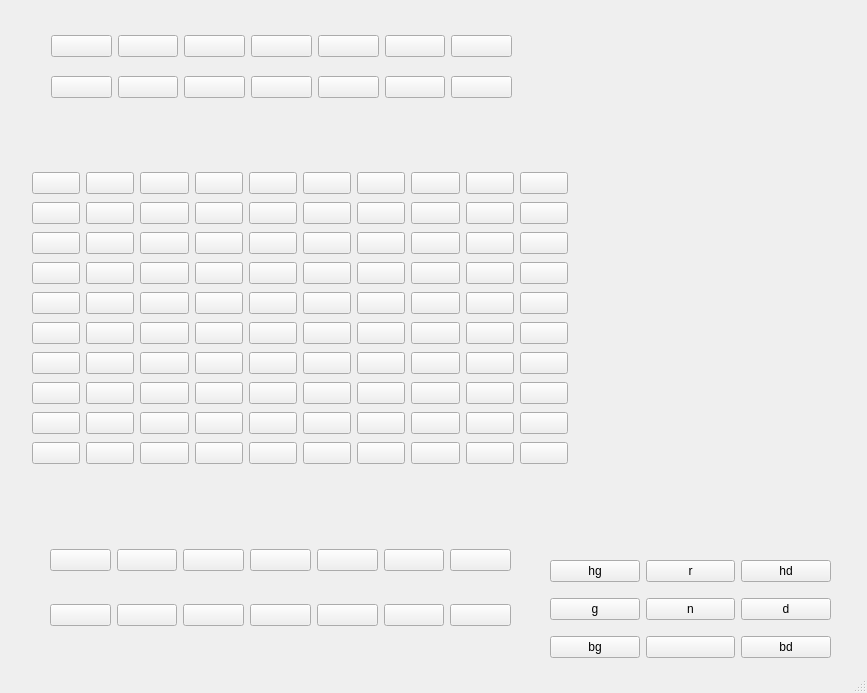
<?xml version="1.0" encoding="UTF-8"?>
<ui version="4.0">
 <class>MainWindow</class>
 <widget class="QMainWindow" name="MainWindow">
  <property name="geometry">
   <rect>
    <x>0</x>
    <y>0</y>
    <width>867</width>
    <height>693</height>
   </rect>
  </property>
  <property name="windowTitle">
   <string>MainWindow</string>
  </property>
  <widget class="QWidget" name="centralwidget">
   <widget class="QWidget" name="layoutWidget">
    <property name="geometry">
     <rect>
      <x>51</x>
      <y>22</y>
      <width>461</width>
      <height>91</height>
     </rect>
    </property>
    <layout class="QGridLayout" name="gridLayout_Pioche">
     <item row="0" column="0">
      <widget class="QPushButton" name="pushButton_17">
       <property name="text">
        <string/>
       </property>
      </widget>
     </item>
     <item row="0" column="1">
      <widget class="QPushButton" name="pushButton_28">
       <property name="text">
        <string/>
       </property>
      </widget>
     </item>
     <item row="0" column="2">
      <widget class="QPushButton" name="pushButton_16">
       <property name="text">
        <string/>
       </property>
      </widget>
     </item>
     <item row="0" column="3">
      <widget class="QPushButton" name="pushButton_27">
       <property name="text">
        <string/>
       </property>
      </widget>
     </item>
     <item row="0" column="4">
      <widget class="QPushButton" name="pushButton_26">
       <property name="text">
        <string/>
       </property>
      </widget>
     </item>
     <item row="0" column="5">
      <widget class="QPushButton" name="pushButton_22">
       <property name="text">
        <string/>
       </property>
      </widget>
     </item>
     <item row="0" column="6">
      <widget class="QPushButton" name="pushButton_20">
       <property name="text">
        <string/>
       </property>
      </widget>
     </item>
     <item row="1" column="0">
      <widget class="QPushButton" name="pushButton_15">
       <property name="text">
        <string/>
       </property>
      </widget>
     </item>
     <item row="1" column="1">
      <widget class="QPushButton" name="pushButton_21">
       <property name="text">
        <string/>
       </property>
      </widget>
     </item>
     <item row="1" column="2">
      <widget class="QPushButton" name="pushButton_19">
       <property name="text">
        <string/>
       </property>
      </widget>
     </item>
     <item row="1" column="3">
      <widget class="QPushButton" name="pushButton_24">
       <property name="text">
        <string/>
       </property>
      </widget>
     </item>
     <item row="1" column="4">
      <widget class="QPushButton" name="pushButton_23">
       <property name="text">
        <string/>
       </property>
      </widget>
     </item>
     <item row="1" column="5">
      <widget class="QPushButton" name="pushButton_25">
       <property name="text">
        <string/>
       </property>
      </widget>
     </item>
     <item row="1" column="6">
      <widget class="QPushButton" name="pushButton_18">
       <property name="text">
        <string/>
       </property>
      </widget>
     </item>
    </layout>
   </widget>
   <widget class="QWidget" name="layoutWidget">
    <property name="geometry">
     <rect>
      <x>50</x>
      <y>535</y>
      <width>461</width>
      <height>51</height>
     </rect>
    </property>
    <layout class="QGridLayout" name="gridLayout_J2">
     <item row="0" column="0">
      <widget class="QPushButton" name="pushButton">
       <property name="text">
        <string/>
       </property>
      </widget>
     </item>
     <item row="0" column="1">
      <widget class="QPushButton" name="pushButton_2">
       <property name="text">
        <string/>
       </property>
      </widget>
     </item>
     <item row="0" column="2">
      <widget class="QPushButton" name="pushButton_3">
       <property name="text">
        <string/>
       </property>
      </widget>
     </item>
     <item row="0" column="3">
      <widget class="QPushButton" name="pushButton_4">
       <property name="text">
        <string/>
       </property>
      </widget>
     </item>
     <item row="0" column="4">
      <widget class="QPushButton" name="pushButton_14">
       <property name="text">
        <string/>
       </property>
      </widget>
     </item>
     <item row="0" column="5">
      <widget class="QPushButton" name="pushButton_9">
       <property name="text">
        <string/>
       </property>
      </widget>
     </item>
     <item row="0" column="6">
      <widget class="QPushButton" name="pushButton_13">
       <property name="text">
        <string/>
       </property>
      </widget>
     </item>
    </layout>
   </widget>
   <widget class="QWidget" name="layoutWidget">
    <property name="geometry">
     <rect>
      <x>50</x>
      <y>590</y>
      <width>461</width>
      <height>51</height>
     </rect>
    </property>
    <layout class="QGridLayout" name="gridLayout_J1">
     <item row="0" column="0">
      <widget class="QPushButton" name="pushButton_6">
       <property name="text">
        <string/>
       </property>
      </widget>
     </item>
     <item row="0" column="1">
      <widget class="QPushButton" name="pushButton_8">
       <property name="text">
        <string/>
       </property>
      </widget>
     </item>
     <item row="0" column="2">
      <widget class="QPushButton" name="pushButton_5">
       <property name="text">
        <string/>
       </property>
      </widget>
     </item>
     <item row="0" column="3">
      <widget class="QPushButton" name="pushButton_7">
       <property name="text">
        <string/>
       </property>
      </widget>
     </item>
     <item row="0" column="4">
      <widget class="QPushButton" name="pushButton_11">
       <property name="text">
        <string/>
       </property>
      </widget>
     </item>
     <item row="0" column="5">
      <widget class="QPushButton" name="pushButton_10">
       <property name="text">
        <string/>
       </property>
      </widget>
     </item>
     <item row="0" column="6">
      <widget class="QPushButton" name="pushButton_12">
       <property name="text">
        <string/>
       </property>
      </widget>
     </item>
    </layout>
   </widget>
   <widget class="QWidget" name="layoutWidget">
    <property name="geometry">
     <rect>
      <x>32</x>
      <y>170</y>
      <width>536</width>
      <height>306</height>
     </rect>
    </property>
    <layout class="QGridLayout" name="gridLayout_Plateau">
     <item row="0" column="0">
      <widget class="QPushButton" name="pushButton_29">
       <property name="text">
        <string/>
       </property>
      </widget>
     </item>
     <item row="0" column="1">
      <widget class="QPushButton" name="pushButton_30">
       <property name="text">
        <string/>
       </property>
      </widget>
     </item>
     <item row="0" column="2">
      <widget class="QPushButton" name="pushButton_31">
       <property name="text">
        <string/>
       </property>
      </widget>
     </item>
     <item row="0" column="3">
      <widget class="QPushButton" name="pushButton_32">
       <property name="text">
        <string/>
       </property>
      </widget>
     </item>
     <item row="0" column="4">
      <widget class="QPushButton" name="pushButton_33">
       <property name="text">
        <string/>
       </property>
      </widget>
     </item>
     <item row="0" column="5">
      <widget class="QPushButton" name="pushButton_49">
       <property name="text">
        <string/>
       </property>
      </widget>
     </item>
     <item row="0" column="6">
      <widget class="QPushButton" name="pushButton_55">
       <property name="text">
        <string/>
       </property>
      </widget>
     </item>
     <item row="0" column="7">
      <widget class="QPushButton" name="pushButton_93">
       <property name="text">
        <string/>
       </property>
      </widget>
     </item>
     <item row="0" column="8">
      <widget class="QPushButton" name="pushButton_88">
       <property name="text">
        <string/>
       </property>
      </widget>
     </item>
     <item row="0" column="9">
      <widget class="QPushButton" name="pushButton_94">
       <property name="text">
        <string/>
       </property>
      </widget>
     </item>
     <item row="1" column="0">
      <widget class="QPushButton" name="pushButton_36">
       <property name="text">
        <string/>
       </property>
      </widget>
     </item>
     <item row="1" column="1">
      <widget class="QPushButton" name="pushButton_35">
       <property name="text">
        <string/>
       </property>
      </widget>
     </item>
     <item row="1" column="2">
      <widget class="QPushButton" name="pushButton_37">
       <property name="text">
        <string/>
       </property>
      </widget>
     </item>
     <item row="1" column="3">
      <widget class="QPushButton" name="pushButton_34">
       <property name="text">
        <string/>
       </property>
      </widget>
     </item>
     <item row="1" column="4">
      <widget class="QPushButton" name="pushButton_38">
       <property name="text">
        <string/>
       </property>
      </widget>
     </item>
     <item row="1" column="5">
      <widget class="QPushButton" name="pushButton_52">
       <property name="text">
        <string/>
       </property>
      </widget>
     </item>
     <item row="1" column="6">
      <widget class="QPushButton" name="pushButton_56">
       <property name="text">
        <string/>
       </property>
      </widget>
     </item>
     <item row="1" column="7">
      <widget class="QPushButton" name="pushButton_98">
       <property name="text">
        <string/>
       </property>
      </widget>
     </item>
     <item row="1" column="8">
      <widget class="QPushButton" name="pushButton_95">
       <property name="text">
        <string/>
       </property>
      </widget>
     </item>
     <item row="1" column="9">
      <widget class="QPushButton" name="pushButton_92">
       <property name="text">
        <string/>
       </property>
      </widget>
     </item>
     <item row="2" column="0">
      <widget class="QPushButton" name="pushButton_44">
       <property name="text">
        <string/>
       </property>
      </widget>
     </item>
     <item row="2" column="1">
      <widget class="QPushButton" name="pushButton_43">
       <property name="text">
        <string/>
       </property>
      </widget>
     </item>
     <item row="2" column="2">
      <widget class="QPushButton" name="pushButton_46">
       <property name="text">
        <string/>
       </property>
      </widget>
     </item>
     <item row="2" column="3">
      <widget class="QPushButton" name="pushButton_39">
       <property name="text">
        <string/>
       </property>
      </widget>
     </item>
     <item row="2" column="4">
      <widget class="QPushButton" name="pushButton_47">
       <property name="text">
        <string/>
       </property>
      </widget>
     </item>
     <item row="2" column="5">
      <widget class="QPushButton" name="pushButton_51">
       <property name="text">
        <string/>
       </property>
      </widget>
     </item>
     <item row="2" column="6">
      <widget class="QPushButton" name="pushButton_54">
       <property name="text">
        <string/>
       </property>
      </widget>
     </item>
     <item row="2" column="7">
      <widget class="QPushButton" name="pushButton_90">
       <property name="text">
        <string/>
       </property>
      </widget>
     </item>
     <item row="2" column="8">
      <widget class="QPushButton" name="pushButton_96">
       <property name="text">
        <string/>
       </property>
      </widget>
     </item>
     <item row="2" column="9">
      <widget class="QPushButton" name="pushButton_81">
       <property name="text">
        <string/>
       </property>
      </widget>
     </item>
     <item row="3" column="0">
      <widget class="QPushButton" name="pushButton_48">
       <property name="text">
        <string/>
       </property>
      </widget>
     </item>
     <item row="3" column="1">
      <widget class="QPushButton" name="pushButton_42">
       <property name="text">
        <string/>
       </property>
      </widget>
     </item>
     <item row="3" column="2">
      <widget class="QPushButton" name="pushButton_40">
       <property name="text">
        <string/>
       </property>
      </widget>
     </item>
     <item row="3" column="3">
      <widget class="QPushButton" name="pushButton_45">
       <property name="text">
        <string/>
       </property>
      </widget>
     </item>
     <item row="3" column="4">
      <widget class="QPushButton" name="pushButton_41">
       <property name="text">
        <string/>
       </property>
      </widget>
     </item>
     <item row="3" column="5">
      <widget class="QPushButton" name="pushButton_50">
       <property name="text">
        <string/>
       </property>
      </widget>
     </item>
     <item row="3" column="6">
      <widget class="QPushButton" name="pushButton_53">
       <property name="text">
        <string/>
       </property>
      </widget>
     </item>
     <item row="3" column="7">
      <widget class="QPushButton" name="pushButton_97">
       <property name="text">
        <string/>
       </property>
      </widget>
     </item>
     <item row="3" column="8">
      <widget class="QPushButton" name="pushButton_85">
       <property name="text">
        <string/>
       </property>
      </widget>
     </item>
     <item row="3" column="9">
      <widget class="QPushButton" name="pushButton_79">
       <property name="text">
        <string/>
       </property>
      </widget>
     </item>
     <item row="4" column="0">
      <widget class="QPushButton" name="pushButton_65">
       <property name="text">
        <string/>
       </property>
      </widget>
     </item>
     <item row="4" column="1">
      <widget class="QPushButton" name="pushButton_72">
       <property name="text">
        <string/>
       </property>
      </widget>
     </item>
     <item row="4" column="2">
      <widget class="QPushButton" name="pushButton_59">
       <property name="text">
        <string/>
       </property>
      </widget>
     </item>
     <item row="4" column="3">
      <widget class="QPushButton" name="pushButton_62">
       <property name="text">
        <string/>
       </property>
      </widget>
     </item>
     <item row="4" column="4">
      <widget class="QPushButton" name="pushButton_77">
       <property name="text">
        <string/>
       </property>
      </widget>
     </item>
     <item row="4" column="5">
      <widget class="QPushButton" name="pushButton_74">
       <property name="text">
        <string/>
       </property>
      </widget>
     </item>
     <item row="4" column="6">
      <widget class="QPushButton" name="pushButton_73">
       <property name="text">
        <string/>
       </property>
      </widget>
     </item>
     <item row="4" column="7">
      <widget class="QPushButton" name="pushButton_83">
       <property name="text">
        <string/>
       </property>
      </widget>
     </item>
     <item row="4" column="8">
      <widget class="QPushButton" name="pushButton_78">
       <property name="text">
        <string/>
       </property>
      </widget>
     </item>
     <item row="4" column="9">
      <widget class="QPushButton" name="pushButton_84">
       <property name="text">
        <string/>
       </property>
      </widget>
     </item>
     <item row="5" column="0">
      <widget class="QPushButton" name="pushButton_71">
       <property name="text">
        <string/>
       </property>
      </widget>
     </item>
     <item row="5" column="1">
      <widget class="QPushButton" name="pushButton_69">
       <property name="text">
        <string/>
       </property>
      </widget>
     </item>
     <item row="5" column="2">
      <widget class="QPushButton" name="pushButton_67">
       <property name="text">
        <string/>
       </property>
      </widget>
     </item>
     <item row="5" column="3">
      <widget class="QPushButton" name="pushButton_60">
       <property name="text">
        <string/>
       </property>
      </widget>
     </item>
     <item row="5" column="4">
      <widget class="QPushButton" name="pushButton_70">
       <property name="text">
        <string/>
       </property>
      </widget>
     </item>
     <item row="5" column="5">
      <widget class="QPushButton" name="pushButton_75">
       <property name="text">
        <string/>
       </property>
      </widget>
     </item>
     <item row="5" column="6">
      <widget class="QPushButton" name="pushButton_58">
       <property name="text">
        <string/>
       </property>
      </widget>
     </item>
     <item row="5" column="7">
      <widget class="QPushButton" name="pushButton_89">
       <property name="text">
        <string/>
       </property>
      </widget>
     </item>
     <item row="5" column="8">
      <widget class="QPushButton" name="pushButton_80">
       <property name="text">
        <string/>
       </property>
      </widget>
     </item>
     <item row="5" column="9">
      <widget class="QPushButton" name="pushButton_87">
       <property name="text">
        <string/>
       </property>
      </widget>
     </item>
     <item row="6" column="0">
      <widget class="QPushButton" name="pushButton_63">
       <property name="text">
        <string/>
       </property>
      </widget>
     </item>
     <item row="6" column="1">
      <widget class="QPushButton" name="pushButton_64">
       <property name="text">
        <string/>
       </property>
      </widget>
     </item>
     <item row="6" column="2">
      <widget class="QPushButton" name="pushButton_68">
       <property name="text">
        <string/>
       </property>
      </widget>
     </item>
     <item row="6" column="3">
      <widget class="QPushButton" name="pushButton_61">
       <property name="text">
        <string/>
       </property>
      </widget>
     </item>
     <item row="6" column="4">
      <widget class="QPushButton" name="pushButton_76">
       <property name="text">
        <string/>
       </property>
      </widget>
     </item>
     <item row="6" column="5">
      <widget class="QPushButton" name="pushButton_66">
       <property name="text">
        <string/>
       </property>
      </widget>
     </item>
     <item row="6" column="6">
      <widget class="QPushButton" name="pushButton_57">
       <property name="text">
        <string/>
       </property>
      </widget>
     </item>
     <item row="6" column="7">
      <widget class="QPushButton" name="pushButton_82">
       <property name="text">
        <string/>
       </property>
      </widget>
     </item>
     <item row="6" column="8">
      <widget class="QPushButton" name="pushButton_86">
       <property name="text">
        <string/>
       </property>
      </widget>
     </item>
     <item row="6" column="9">
      <widget class="QPushButton" name="pushButton_91">
       <property name="text">
        <string/>
       </property>
      </widget>
     </item>
     <item row="7" column="0">
      <widget class="QPushButton" name="pushButton_113">
       <property name="text">
        <string/>
       </property>
      </widget>
     </item>
     <item row="7" column="1">
      <widget class="QPushButton" name="pushButton_115">
       <property name="text">
        <string/>
       </property>
      </widget>
     </item>
     <item row="7" column="2">
      <widget class="QPushButton" name="pushButton_122">
       <property name="text">
        <string/>
       </property>
      </widget>
     </item>
     <item row="7" column="3">
      <widget class="QPushButton" name="pushButton_104">
       <property name="text">
        <string/>
       </property>
      </widget>
     </item>
     <item row="7" column="4">
      <widget class="QPushButton" name="pushButton_110">
       <property name="text">
        <string/>
       </property>
      </widget>
     </item>
     <item row="7" column="5">
      <widget class="QPushButton" name="pushButton_100">
       <property name="text">
        <string/>
       </property>
      </widget>
     </item>
     <item row="7" column="6">
      <widget class="QPushButton" name="pushButton_112">
       <property name="text">
        <string/>
       </property>
      </widget>
     </item>
     <item row="7" column="7">
      <widget class="QPushButton" name="pushButton_124">
       <property name="text">
        <string/>
       </property>
      </widget>
     </item>
     <item row="7" column="8">
      <widget class="QPushButton" name="pushButton_114">
       <property name="text">
        <string/>
       </property>
      </widget>
     </item>
     <item row="7" column="9">
      <widget class="QPushButton" name="pushButton_123">
       <property name="text">
        <string/>
       </property>
      </widget>
     </item>
     <item row="8" column="0">
      <widget class="QPushButton" name="pushButton_125">
       <property name="text">
        <string/>
       </property>
      </widget>
     </item>
     <item row="8" column="1">
      <widget class="QPushButton" name="pushButton_118">
       <property name="text">
        <string/>
       </property>
      </widget>
     </item>
     <item row="8" column="2">
      <widget class="QPushButton" name="pushButton_111">
       <property name="text">
        <string/>
       </property>
      </widget>
     </item>
     <item row="8" column="3">
      <widget class="QPushButton" name="pushButton_126">
       <property name="text">
        <string/>
       </property>
      </widget>
     </item>
     <item row="8" column="4">
      <widget class="QPushButton" name="pushButton_119">
       <property name="text">
        <string/>
       </property>
      </widget>
     </item>
     <item row="8" column="5">
      <widget class="QPushButton" name="pushButton_101">
       <property name="text">
        <string/>
       </property>
      </widget>
     </item>
     <item row="8" column="6">
      <widget class="QPushButton" name="pushButton_117">
       <property name="text">
        <string/>
       </property>
      </widget>
     </item>
     <item row="8" column="7">
      <widget class="QPushButton" name="pushButton_99">
       <property name="text">
        <string/>
       </property>
      </widget>
     </item>
     <item row="8" column="8">
      <widget class="QPushButton" name="pushButton_105">
       <property name="text">
        <string/>
       </property>
      </widget>
     </item>
     <item row="8" column="9">
      <widget class="QPushButton" name="pushButton_103">
       <property name="text">
        <string/>
       </property>
      </widget>
     </item>
     <item row="9" column="0">
      <widget class="QPushButton" name="pushButton_106">
       <property name="text">
        <string/>
       </property>
      </widget>
     </item>
     <item row="9" column="1">
      <widget class="QPushButton" name="pushButton_102">
       <property name="text">
        <string/>
       </property>
      </widget>
     </item>
     <item row="9" column="2">
      <widget class="QPushButton" name="pushButton_121">
       <property name="text">
        <string/>
       </property>
      </widget>
     </item>
     <item row="9" column="3">
      <widget class="QPushButton" name="pushButton_109">
       <property name="text">
        <string/>
       </property>
      </widget>
     </item>
     <item row="9" column="4">
      <widget class="QPushButton" name="pushButton_107">
       <property name="text">
        <string/>
       </property>
      </widget>
     </item>
     <item row="9" column="5">
      <widget class="QPushButton" name="pushButton_116">
       <property name="text">
        <string/>
       </property>
      </widget>
     </item>
     <item row="9" column="6">
      <widget class="QPushButton" name="pushButton_120">
       <property name="text">
        <string/>
       </property>
      </widget>
     </item>
     <item row="9" column="7">
      <widget class="QPushButton" name="pushButton_127">
       <property name="text">
        <string/>
       </property>
      </widget>
     </item>
     <item row="9" column="8">
      <widget class="QPushButton" name="pushButton_108">
       <property name="text">
        <string/>
       </property>
      </widget>
     </item>
     <item row="9" column="9">
      <widget class="QPushButton" name="pushButton_128">
       <property name="text">
        <string/>
       </property>
      </widget>
     </item>
    </layout>
   </widget>
   <widget class="QWidget" name="layoutWidget">
    <property name="geometry">
     <rect>
      <x>550</x>
      <y>550</y>
      <width>281</width>
      <height>120</height>
     </rect>
    </property>
    <layout class="QGridLayout" name="gridLayout_Commande">
     <item row="2" column="1">
      <widget class="QPushButton" name="pushButton_130">
       <property name="text">
        <string>n</string>
       </property>
      </widget>
     </item>
     <item row="2" column="0">
      <widget class="QPushButton" name="pushButton_136">
       <property name="text">
        <string>g</string>
       </property>
      </widget>
     </item>
     <item row="0" column="0">
      <widget class="QPushButton" name="pushButton_129">
       <property name="text">
        <string>hg</string>
       </property>
      </widget>
     </item>
     <item row="3" column="0">
      <widget class="QPushButton" name="pushButton_131">
       <property name="text">
        <string>bg</string>
       </property>
      </widget>
     </item>
     <item row="0" column="2">
      <widget class="QPushButton" name="pushButton_134">
       <property name="text">
        <string>hd</string>
       </property>
      </widget>
     </item>
     <item row="3" column="2">
      <widget class="QPushButton" name="pushButton_135">
       <property name="text">
        <string>bd</string>
       </property>
      </widget>
     </item>
     <item row="0" column="1">
      <widget class="QPushButton" name="pushButton_132">
       <property name="text">
        <string>r</string>
       </property>
      </widget>
     </item>
     <item row="3" column="1">
      <widget class="QPushButton" name="pushButton_133">
       <property name="text">
        <string/>
       </property>
      </widget>
     </item>
     <item row="2" column="2">
      <widget class="QPushButton" name="pushButton_137">
       <property name="text">
        <string>d</string>
       </property>
      </widget>
     </item>
    </layout>
   </widget>
  </widget>
  <widget class="QMenuBar" name="menubar">
   <property name="geometry">
    <rect>
     <x>0</x>
     <y>0</y>
     <width>867</width>
     <height>22</height>
    </rect>
   </property>
  </widget>
  <widget class="QStatusBar" name="statusbar"/>
 </widget>
 <resources/>
 <connections/>
</ui>
